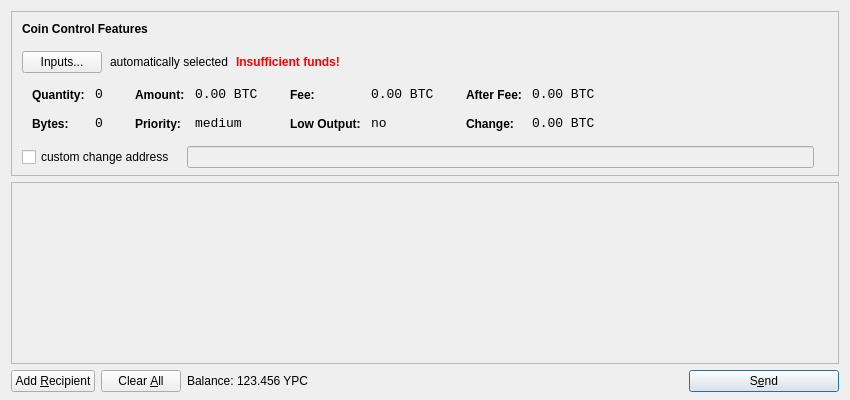
<?xml version="1.0" encoding="UTF-8"?>
<ui version="4.0">
 <class>SendCoinsDialog</class>
 <widget class="QDialog" name="SendCoinsDialog">
  <property name="geometry">
   <rect>
    <x>0</x>
    <y>0</y>
    <width>850</width>
    <height>400</height>
   </rect>
  </property>
  <property name="windowTitle">
   <string>Send Coins</string>
  </property>
  <layout class="QVBoxLayout" name="verticalLayout" stretch="0,1,0">
   <property name="bottomMargin">
    <number>8</number>
   </property>
   <item>
    <widget class="QFrame" name="frameCoinControl">
     <property name="sizePolicy">
      <sizepolicy hsizetype="Expanding" vsizetype="Expanding">
       <horstretch>0</horstretch>
       <verstretch>0</verstretch>
      </sizepolicy>
     </property>
     <property name="maximumSize">
      <size>
       <width>16777215</width>
       <height>16777215</height>
      </size>
     </property>
     <property name="frameShape">
      <enum>QFrame::StyledPanel</enum>
     </property>
     <property name="frameShadow">
      <enum>QFrame::Sunken</enum>
     </property>
     <layout class="QVBoxLayout" name="verticalLayoutCoinControl2">
      <property name="spacing">
       <number>-1</number>
      </property>
      <property name="leftMargin">
       <number>0</number>
      </property>
      <property name="topMargin">
       <number>0</number>
      </property>
      <property name="rightMargin">
       <number>0</number>
      </property>
      <property name="bottomMargin">
       <number>6</number>
      </property>
      <item>
       <layout class="QVBoxLayout" name="verticalLayoutCoinControl" stretch="0,0,0,0,1">
        <property name="spacing">
         <number>0</number>
        </property>
        <property name="leftMargin">
         <number>10</number>
        </property>
        <property name="topMargin">
         <number>10</number>
        </property>
        <item>
         <layout class="QHBoxLayout" name="horizontalLayoutCoinControl1">
          <property name="bottomMargin">
           <number>15</number>
          </property>
          <item>
           <widget class="QLabel" name="labelCoinControlFeatures">
            <property name="sizePolicy">
             <sizepolicy hsizetype="Preferred" vsizetype="Maximum">
              <horstretch>0</horstretch>
              <verstretch>0</verstretch>
             </sizepolicy>
            </property>
            <property name="font">
             <font>
              <weight>75</weight>
              <bold>true</bold>
             </font>
            </property>
            <property name="styleSheet">
             <string notr="true">font-weight:bold;</string>
            </property>
            <property name="text">
             <string>Coin Control Features</string>
            </property>
           </widget>
          </item>
         </layout>
        </item>
        <item>
         <layout class="QHBoxLayout" name="horizontalLayoutCoinControl2" stretch="0,0,0,0">
          <property name="spacing">
           <number>8</number>
          </property>
          <property name="bottomMargin">
           <number>10</number>
          </property>
          <item>
           <widget class="QPushButton" name="pushButtonCoinControl">
            <property name="styleSheet">
             <string notr="true"/>
            </property>
            <property name="text">
             <string>Inputs...</string>
            </property>
           </widget>
          </item>
          <item>
           <widget class="QLabel" name="labelCoinControlAutomaticallySelected">
            <property name="text">
             <string>automatically selected</string>
            </property>
            <property name="margin">
             <number>5</number>
            </property>
           </widget>
          </item>
          <item>
           <widget class="QLabel" name="labelCoinControlInsuffFunds">
            <property name="font">
             <font>
              <weight>75</weight>
              <bold>true</bold>
             </font>
            </property>
            <property name="styleSheet">
             <string notr="true">color:red;font-weight:bold;</string>
            </property>
            <property name="text">
             <string>Insufficient funds!</string>
            </property>
            <property name="margin">
             <number>5</number>
            </property>
           </widget>
          </item>
          <item>
           <spacer name="horizontalSpacerCoinControl">
            <property name="orientation">
             <enum>Qt::Horizontal</enum>
            </property>
            <property name="sizeHint" stdset="0">
             <size>
              <width>40</width>
              <height>1</height>
             </size>
            </property>
           </spacer>
          </item>
         </layout>
        </item>
        <item>
         <widget class="QWidget" name="widgetCoinControl" native="true">
          <property name="sizePolicy">
           <sizepolicy hsizetype="Preferred" vsizetype="Preferred">
            <horstretch>0</horstretch>
            <verstretch>0</verstretch>
           </sizepolicy>
          </property>
          <property name="minimumSize">
           <size>
            <width>0</width>
            <height>0</height>
           </size>
          </property>
          <property name="styleSheet">
           <string notr="true"/>
          </property>
          <layout class="QHBoxLayout" name="horizontalLayoutCoinControl5">
           <property name="margin">
            <number>0</number>
           </property>
           <item>
            <layout class="QHBoxLayout" name="horizontalLayoutCoinControl3" stretch="0,0,0,1">
             <property name="spacing">
              <number>20</number>
             </property>
             <property name="topMargin">
              <number>0</number>
             </property>
             <property name="bottomMargin">
              <number>10</number>
             </property>
             <item>
              <layout class="QFormLayout" name="formLayoutCoinControl1">
               <property name="horizontalSpacing">
                <number>10</number>
               </property>
               <property name="verticalSpacing">
                <number>14</number>
               </property>
               <property name="leftMargin">
                <number>10</number>
               </property>
               <property name="topMargin">
                <number>4</number>
               </property>
               <property name="rightMargin">
                <number>6</number>
               </property>
               <item row="0" column="0">
                <widget class="QLabel" name="labelCoinControlQuantityText">
                 <property name="styleSheet">
                  <string notr="true">font-weight:bold;</string>
                 </property>
                 <property name="text">
                  <string>Quantity:</string>
                 </property>
                 <property name="margin">
                  <number>0</number>
                 </property>
                </widget>
               </item>
               <item row="0" column="1">
                <widget class="QLabel" name="labelCoinControlQuantity">
                 <property name="font">
                  <font>
                   <family>Monospace</family>
                   <pointsize>10</pointsize>
                  </font>
                 </property>
                 <property name="cursor">
                  <cursorShape>IBeamCursor</cursorShape>
                 </property>
                 <property name="contextMenuPolicy">
                  <enum>Qt::ActionsContextMenu</enum>
                 </property>
                 <property name="text">
                  <string notr="true">0</string>
                 </property>
                 <property name="margin">
                  <number>0</number>
                 </property>
                 <property name="textInteractionFlags">
                  <set>Qt::LinksAccessibleByMouse|Qt::TextSelectableByKeyboard|Qt::TextSelectableByMouse</set>
                 </property>
                </widget>
               </item>
               <item row="1" column="0">
                <widget class="QLabel" name="labelCoinControlBytesText">
                 <property name="styleSheet">
                  <string notr="true">font-weight:bold;</string>
                 </property>
                 <property name="text">
                  <string>Bytes:</string>
                 </property>
                </widget>
               </item>
               <item row="1" column="1">
                <widget class="QLabel" name="labelCoinControlBytes">
                 <property name="font">
                  <font>
                   <family>Monospace</family>
                   <pointsize>10</pointsize>
                  </font>
                 </property>
                 <property name="cursor">
                  <cursorShape>IBeamCursor</cursorShape>
                 </property>
                 <property name="contextMenuPolicy">
                  <enum>Qt::ActionsContextMenu</enum>
                 </property>
                 <property name="text">
                  <string notr="true">0</string>
                 </property>
                 <property name="textInteractionFlags">
                  <set>Qt::LinksAccessibleByMouse|Qt::TextSelectableByKeyboard|Qt::TextSelectableByMouse</set>
                 </property>
                </widget>
               </item>
              </layout>
             </item>
             <item>
              <layout class="QFormLayout" name="formLayoutCoinControl2">
               <property name="horizontalSpacing">
                <number>10</number>
               </property>
               <property name="verticalSpacing">
                <number>14</number>
               </property>
               <property name="leftMargin">
                <number>6</number>
               </property>
               <property name="topMargin">
                <number>4</number>
               </property>
               <property name="rightMargin">
                <number>6</number>
               </property>
               <item row="0" column="0">
                <widget class="QLabel" name="labelCoinControlAmountText">
                 <property name="styleSheet">
                  <string notr="true">font-weight:bold;</string>
                 </property>
                 <property name="text">
                  <string>Amount:</string>
                 </property>
                 <property name="margin">
                  <number>0</number>
                 </property>
                </widget>
               </item>
               <item row="0" column="1">
                <widget class="QLabel" name="labelCoinControlAmount">
                 <property name="font">
                  <font>
                   <family>Monospace</family>
                   <pointsize>10</pointsize>
                  </font>
                 </property>
                 <property name="cursor">
                  <cursorShape>IBeamCursor</cursorShape>
                 </property>
                 <property name="contextMenuPolicy">
                  <enum>Qt::ActionsContextMenu</enum>
                 </property>
                 <property name="text">
                  <string notr="true">0.00 BTC</string>
                 </property>
                 <property name="textInteractionFlags">
                  <set>Qt::LinksAccessibleByMouse|Qt::TextSelectableByKeyboard|Qt::TextSelectableByMouse</set>
                 </property>
                </widget>
               </item>
               <item row="1" column="0">
                <widget class="QLabel" name="labelCoinControlPriorityText">
                 <property name="styleSheet">
                  <string notr="true">font-weight:bold;</string>
                 </property>
                 <property name="text">
                  <string>Priority:</string>
                 </property>
                </widget>
               </item>
               <item row="1" column="1">
                <widget class="QLabel" name="labelCoinControlPriority">
                 <property name="font">
                  <font>
                   <family>Monospace</family>
                   <pointsize>10</pointsize>
                  </font>
                 </property>
                 <property name="cursor">
                  <cursorShape>IBeamCursor</cursorShape>
                 </property>
                 <property name="contextMenuPolicy">
                  <enum>Qt::ActionsContextMenu</enum>
                 </property>
                 <property name="text">
                  <string>medium</string>
                 </property>
                 <property name="textInteractionFlags">
                  <set>Qt::LinksAccessibleByMouse|Qt::TextSelectableByKeyboard|Qt::TextSelectableByMouse</set>
                 </property>
                </widget>
               </item>
              </layout>
             </item>
             <item>
              <layout class="QFormLayout" name="formLayoutCoinControl3">
               <property name="horizontalSpacing">
                <number>10</number>
               </property>
               <property name="verticalSpacing">
                <number>14</number>
               </property>
               <property name="leftMargin">
                <number>6</number>
               </property>
               <property name="topMargin">
                <number>4</number>
               </property>
               <property name="rightMargin">
                <number>6</number>
               </property>
               <item row="0" column="0">
                <widget class="QLabel" name="labelCoinControlFeeText">
                 <property name="styleSheet">
                  <string notr="true">font-weight:bold;</string>
                 </property>
                 <property name="text">
                  <string>Fee:</string>
                 </property>
                 <property name="margin">
                  <number>0</number>
                 </property>
                </widget>
               </item>
               <item row="0" column="1">
                <widget class="QLabel" name="labelCoinControlFee">
                 <property name="font">
                  <font>
                   <family>Monospace</family>
                   <pointsize>10</pointsize>
                  </font>
                 </property>
                 <property name="cursor">
                  <cursorShape>IBeamCursor</cursorShape>
                 </property>
                 <property name="contextMenuPolicy">
                  <enum>Qt::ActionsContextMenu</enum>
                 </property>
                 <property name="text">
                  <string notr="true">0.00 BTC</string>
                 </property>
                 <property name="textInteractionFlags">
                  <set>Qt::LinksAccessibleByMouse|Qt::TextSelectableByKeyboard|Qt::TextSelectableByMouse</set>
                 </property>
                </widget>
               </item>
               <item row="1" column="0">
                <widget class="QLabel" name="labelCoinControlLowOutputText">
                 <property name="styleSheet">
                  <string notr="true">font-weight:bold;</string>
                 </property>
                 <property name="text">
                  <string>Low Output:</string>
                 </property>
                </widget>
               </item>
               <item row="1" column="1">
                <widget class="QLabel" name="labelCoinControlLowOutput">
                 <property name="font">
                  <font>
                   <family>Monospace</family>
                   <pointsize>10</pointsize>
                  </font>
                 </property>
                 <property name="cursor">
                  <cursorShape>IBeamCursor</cursorShape>
                 </property>
                 <property name="contextMenuPolicy">
                  <enum>Qt::ActionsContextMenu</enum>
                 </property>
                 <property name="text">
                  <string>no</string>
                 </property>
                 <property name="textInteractionFlags">
                  <set>Qt::LinksAccessibleByMouse|Qt::TextSelectableByKeyboard|Qt::TextSelectableByMouse</set>
                 </property>
                </widget>
               </item>
              </layout>
             </item>
             <item>
              <layout class="QFormLayout" name="formLayoutCoinControl4">
               <property name="horizontalSpacing">
                <number>10</number>
               </property>
               <property name="verticalSpacing">
                <number>14</number>
               </property>
               <property name="leftMargin">
                <number>6</number>
               </property>
               <property name="topMargin">
                <number>4</number>
               </property>
               <property name="rightMargin">
                <number>6</number>
               </property>
               <item row="0" column="0">
                <widget class="QLabel" name="labelCoinControlAfterFeeText">
                 <property name="styleSheet">
                  <string notr="true">font-weight:bold;</string>
                 </property>
                 <property name="text">
                  <string>After Fee:</string>
                 </property>
                 <property name="margin">
                  <number>0</number>
                 </property>
                </widget>
               </item>
               <item row="0" column="1">
                <widget class="QLabel" name="labelCoinControlAfterFee">
                 <property name="font">
                  <font>
                   <family>Monospace</family>
                   <pointsize>10</pointsize>
                  </font>
                 </property>
                 <property name="cursor">
                  <cursorShape>IBeamCursor</cursorShape>
                 </property>
                 <property name="contextMenuPolicy">
                  <enum>Qt::ActionsContextMenu</enum>
                 </property>
                 <property name="text">
                  <string notr="true">0.00 BTC</string>
                 </property>
                 <property name="textInteractionFlags">
                  <set>Qt::LinksAccessibleByMouse|Qt::TextSelectableByKeyboard|Qt::TextSelectableByMouse</set>
                 </property>
                </widget>
               </item>
               <item row="1" column="0">
                <widget class="QLabel" name="labelCoinControlChangeText">
                 <property name="styleSheet">
                  <string notr="true">font-weight:bold;</string>
                 </property>
                 <property name="text">
                  <string>Change:</string>
                 </property>
                </widget>
               </item>
               <item row="1" column="1">
                <widget class="QLabel" name="labelCoinControlChange">
                 <property name="font">
                  <font>
                   <family>Monospace</family>
                   <pointsize>10</pointsize>
                  </font>
                 </property>
                 <property name="cursor">
                  <cursorShape>IBeamCursor</cursorShape>
                 </property>
                 <property name="contextMenuPolicy">
                  <enum>Qt::ActionsContextMenu</enum>
                 </property>
                 <property name="text">
                  <string notr="true">0.00 BTC</string>
                 </property>
                 <property name="textInteractionFlags">
                  <set>Qt::LinksAccessibleByMouse|Qt::TextSelectableByKeyboard|Qt::TextSelectableByMouse</set>
                 </property>
                </widget>
               </item>
              </layout>
             </item>
            </layout>
           </item>
          </layout>
         </widget>
        </item>
        <item>
         <layout class="QHBoxLayout" name="horizontalLayoutCoinControl4" stretch="0,0,0">
          <property name="spacing">
           <number>12</number>
          </property>
          <property name="sizeConstraint">
           <enum>QLayout::SetDefaultConstraint</enum>
          </property>
          <property name="topMargin">
           <number>5</number>
          </property>
          <property name="rightMargin">
           <number>5</number>
          </property>
          <item>
           <widget class="QCheckBox" name="checkBoxCoinControlChange">
            <property name="text">
             <string>custom change address</string>
            </property>
           </widget>
          </item>
          <item>
           <widget class="QLineEdit" name="lineEditCoinControlChange">
            <property name="enabled">
             <bool>false</bool>
            </property>
            <property name="sizePolicy">
             <sizepolicy hsizetype="Expanding" vsizetype="Fixed">
              <horstretch>0</horstretch>
              <verstretch>0</verstretch>
             </sizepolicy>
            </property>
           </widget>
          </item>
          <item>
           <widget class="QLabel" name="labelCoinControlChangeLabel">
            <property name="sizePolicy">
             <sizepolicy hsizetype="Preferred" vsizetype="Expanding">
              <horstretch>0</horstretch>
              <verstretch>0</verstretch>
             </sizepolicy>
            </property>
            <property name="minimumSize">
             <size>
              <width>0</width>
              <height>0</height>
             </size>
            </property>
            <property name="text">
             <string/>
            </property>
            <property name="margin">
             <number>3</number>
            </property>
           </widget>
          </item>
         </layout>
        </item>
        <item>
         <spacer name="verticalSpacerCoinControl">
          <property name="orientation">
           <enum>Qt::Vertical</enum>
          </property>
          <property name="sizeHint" stdset="0">
           <size>
            <width>800</width>
            <height>1</height>
           </size>
          </property>
         </spacer>
        </item>
       </layout>
      </item>
     </layout>
    </widget>
   </item>
   <item>
    <widget class="QScrollArea" name="scrollArea">
     <property name="widgetResizable">
      <bool>true</bool>
     </property>
     <widget class="QWidget" name="scrollAreaWidgetContents">
      <property name="geometry">
       <rect>
        <x>0</x>
        <y>0</y>
        <width>830</width>
        <height>165</height>
       </rect>
      </property>
      <layout class="QVBoxLayout" name="verticalLayout_2">
       <property name="margin">
        <number>0</number>
       </property>
       <item>
        <layout class="QVBoxLayout" name="entries">
         <property name="spacing">
          <number>6</number>
         </property>
        </layout>
       </item>
       <item>
        <spacer name="verticalSpacer">
         <property name="orientation">
          <enum>Qt::Vertical</enum>
         </property>
         <property name="sizeHint" stdset="0">
          <size>
           <width>20</width>
           <height>40</height>
          </size>
         </property>
        </spacer>
       </item>
      </layout>
     </widget>
    </widget>
   </item>
   <item>
    <layout class="QHBoxLayout" name="horizontalLayout">
     <item>
      <widget class="QPushButton" name="addButton">
       <property name="toolTip">
        <string>Send to multiple recipients at once</string>
       </property>
       <property name="text">
        <string>Add &amp;Recipient</string>
       </property>
       <property name="icon">
        <iconset resource="../bitcoin.qrc">
         <normaloff>:/icons/add</normaloff>:/icons/add</iconset>
       </property>
       <property name="autoDefault">
        <bool>false</bool>
       </property>
      </widget>
     </item>
     <item>
      <widget class="QPushButton" name="clearButton">
       <property name="sizePolicy">
        <sizepolicy hsizetype="Minimum" vsizetype="Fixed">
         <horstretch>0</horstretch>
         <verstretch>0</verstretch>
        </sizepolicy>
       </property>
       <property name="toolTip">
        <string>Remove all transaction fields</string>
       </property>
       <property name="text">
        <string>Clear &amp;All</string>
       </property>
       <property name="icon">
        <iconset resource="../bitcoin.qrc">
         <normaloff>:/icons/remove</normaloff>:/icons/remove</iconset>
       </property>
       <property name="autoRepeatDelay">
        <number>300</number>
       </property>
       <property name="autoDefault">
        <bool>false</bool>
       </property>
      </widget>
     </item>
     <item>
      <layout class="QHBoxLayout" name="horizontalLayout_2">
       <property name="spacing">
        <number>3</number>
       </property>
       <item>
        <widget class="QLabel" name="label">
         <property name="text">
          <string>Balance:</string>
         </property>
        </widget>
       </item>
       <item>
        <widget class="QLabel" name="labelBalance">
         <property name="cursor">
          <cursorShape>IBeamCursor</cursorShape>
         </property>
         <property name="text">
          <string>123.456 YPC</string>
         </property>
         <property name="textInteractionFlags">
          <set>Qt::LinksAccessibleByMouse|Qt::TextSelectableByKeyboard|Qt::TextSelectableByMouse</set>
         </property>
        </widget>
       </item>
      </layout>
     </item>
     <item>
      <spacer name="horizontalSpacer">
       <property name="orientation">
        <enum>Qt::Horizontal</enum>
       </property>
       <property name="sizeHint" stdset="0">
        <size>
         <width>40</width>
         <height>20</height>
        </size>
       </property>
      </spacer>
     </item>
     <item>
      <widget class="QPushButton" name="sendButton">
       <property name="minimumSize">
        <size>
         <width>150</width>
         <height>0</height>
        </size>
       </property>
       <property name="toolTip">
        <string>Confirm the send action</string>
       </property>
       <property name="text">
        <string>S&amp;end</string>
       </property>
       <property name="icon">
        <iconset resource="../bitcoin.qrc">
         <normaloff>:/icons/send</normaloff>:/icons/send</iconset>
       </property>
       <property name="default">
        <bool>true</bool>
       </property>
      </widget>
     </item>
    </layout>
   </item>
  </layout>
 </widget>
 <resources>
  <include location="../bitcoin.qrc"/>
 </resources>
 <connections/>
</ui>
